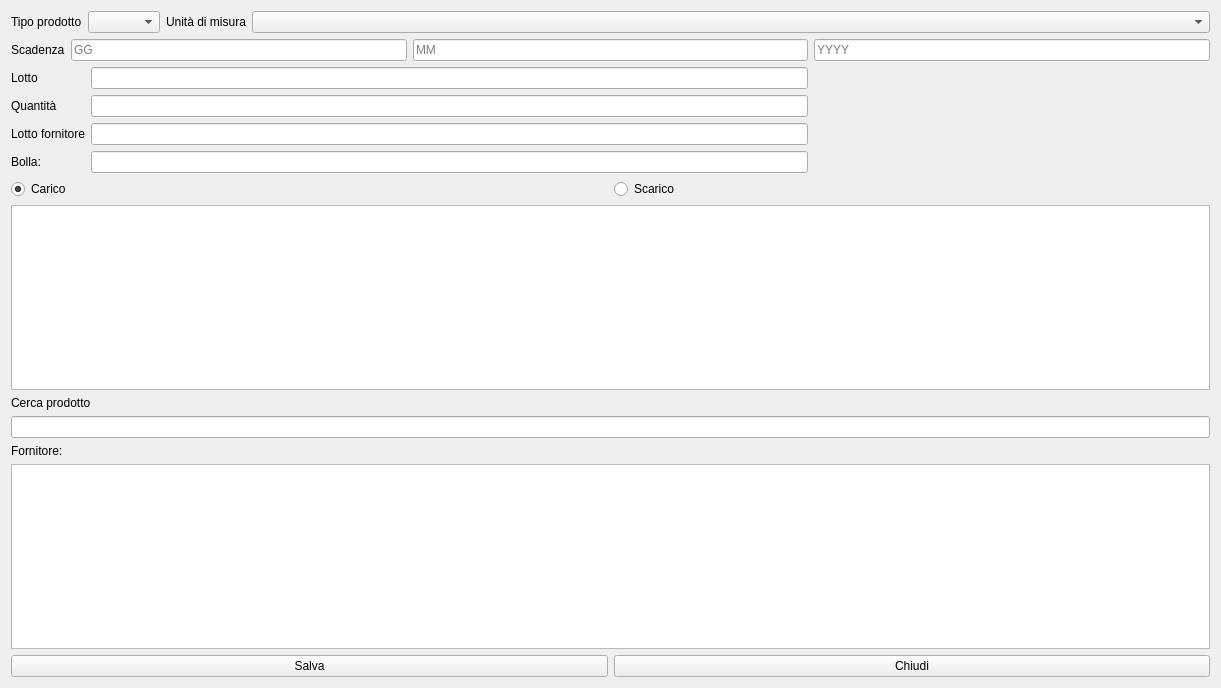
<?xml version="1.0" encoding="UTF-8"?>
<ui version="4.0">
 <class>HNewOp</class>
 <widget class="QWidget" name="HNewOp">
  <property name="geometry">
   <rect>
    <x>0</x>
    <y>0</y>
    <width>1221</width>
    <height>688</height>
   </rect>
  </property>
  <property name="windowTitle">
   <string>Nuova Operazione</string>
  </property>
  <property name="windowIcon">
   <iconset>
    <normaloff>:/Upload.PNG</normaloff>:/Upload.PNG</iconset>
  </property>
  <layout class="QVBoxLayout" name="verticalLayout">
   <item>
    <layout class="QVBoxLayout" name="verticalLayout_7">
     <item>
      <layout class="QHBoxLayout" name="horizontalLayout_2"/>
     </item>
     <item>
      <layout class="QVBoxLayout" name="verticalLayout_6">
       <item>
        <layout class="QFormLayout" name="formLayout_6">
         <item row="0" column="0">
          <layout class="QFormLayout" name="formLayout_3">
           <item row="0" column="0">
            <widget class="QLabel" name="label_2">
             <property name="text">
              <string>Tipo prodotto</string>
             </property>
            </widget>
           </item>
           <item row="0" column="1">
            <widget class="QComboBox" name="cbTipoLotto"/>
           </item>
          </layout>
         </item>
         <item row="0" column="1">
          <layout class="QFormLayout" name="formLayout_5">
           <item row="0" column="0">
            <widget class="QLabel" name="label">
             <property name="text">
              <string>Unità di misura</string>
             </property>
            </widget>
           </item>
           <item row="0" column="1">
            <widget class="QComboBox" name="cbUm"/>
           </item>
          </layout>
         </item>
        </layout>
       </item>
       <item>
        <layout class="QGridLayout" name="gridLayout">
         <item row="0" column="0">
          <layout class="QFormLayout" name="formLayout_4">
           <item row="0" column="0">
            <widget class="QLabel" name="label_10">
             <property name="text">
              <string>Scadenza</string>
             </property>
            </widget>
           </item>
           <item row="0" column="1">
            <widget class="QLineEdit" name="leG">
             <property name="inputMask">
              <string/>
             </property>
             <property name="readOnly">
              <bool>false</bool>
             </property>
             <property name="placeholderText">
              <string>GG</string>
             </property>
            </widget>
           </item>
          </layout>
         </item>
         <item row="0" column="1">
          <widget class="QLineEdit" name="leM">
           <property name="inputMask">
            <string/>
           </property>
           <property name="readOnly">
            <bool>false</bool>
           </property>
           <property name="placeholderText">
            <string>MM</string>
           </property>
          </widget>
         </item>
         <item row="0" column="2">
          <widget class="QLineEdit" name="leY">
           <property name="inputMask">
            <string/>
           </property>
           <property name="readOnly">
            <bool>false</bool>
           </property>
           <property name="placeholderText">
            <string>YYYY</string>
           </property>
          </widget>
         </item>
         <item row="1" column="0" colspan="2">
          <layout class="QFormLayout" name="formLayout_2">
           <item row="0" column="0">
            <layout class="QVBoxLayout" name="verticalLayout_4">
             <item>
              <widget class="QLabel" name="label_3">
               <property name="text">
                <string>Lotto</string>
               </property>
              </widget>
             </item>
             <item>
              <widget class="QLabel" name="label_11">
               <property name="text">
                <string>Quantità</string>
               </property>
              </widget>
             </item>
             <item>
              <widget class="QLabel" name="label_7">
               <property name="text">
                <string>Lotto fornitore</string>
               </property>
              </widget>
             </item>
             <item>
              <widget class="QLabel" name="label_4">
               <property name="text">
                <string>Bolla:</string>
               </property>
              </widget>
             </item>
            </layout>
           </item>
           <item row="0" column="1">
            <layout class="QVBoxLayout" name="verticalLayout_5">
             <item>
              <widget class="QLineEdit" name="leLot"/>
             </item>
             <item>
              <widget class="QLineEdit" name="leQuantity">
               <property name="readOnly">
                <bool>false</bool>
               </property>
              </widget>
             </item>
             <item>
              <widget class="QLineEdit" name="leLotFornitore">
               <property name="text">
                <string/>
               </property>
               <property name="readOnly">
                <bool>false</bool>
               </property>
               <property name="placeholderText">
                <string/>
               </property>
               <property name="clearButtonEnabled">
                <bool>true</bool>
               </property>
              </widget>
             </item>
             <item>
              <widget class="QLineEdit" name="leNote"/>
             </item>
            </layout>
           </item>
          </layout>
         </item>
        </layout>
       </item>
      </layout>
     </item>
    </layout>
   </item>
   <item>
    <layout class="QHBoxLayout" name="horizontalLayout_3">
     <item>
      <widget class="QRadioButton" name="radioButton">
       <property name="text">
        <string>Carico</string>
       </property>
       <property name="checked">
        <bool>true</bool>
       </property>
      </widget>
     </item>
     <item>
      <widget class="QRadioButton" name="radioButton_2">
       <property name="text">
        <string>Scarico</string>
       </property>
      </widget>
     </item>
    </layout>
   </item>
   <item>
    <widget class="QListView" name="lvprodotti"/>
   </item>
   <item>
    <widget class="QLabel" name="label_5">
     <property name="text">
      <string>Cerca prodotto</string>
     </property>
    </widget>
   </item>
   <item>
    <widget class="QLineEdit" name="lineEdit"/>
   </item>
   <item>
    <layout class="QVBoxLayout" name="verticalLayout_2">
     <item>
      <widget class="QLabel" name="label_9">
       <property name="text">
        <string>Fornitore:</string>
       </property>
      </widget>
     </item>
     <item>
      <widget class="QListView" name="listView"/>
     </item>
     <item>
      <layout class="QHBoxLayout" name="horizontalLayout"/>
     </item>
    </layout>
   </item>
   <item>
    <layout class="QHBoxLayout" name="horizontalLayout_4">
     <item>
      <widget class="QPushButton" name="pushButton">
       <property name="text">
        <string>Salva</string>
       </property>
       <property name="icon">
        <iconset>
         <normaloff>:/Printer-icon.png</normaloff>:/Printer-icon.png</iconset>
       </property>
       <property name="iconSize">
        <size>
         <width>32</width>
         <height>32</height>
        </size>
       </property>
      </widget>
     </item>
     <item>
      <widget class="QPushButton" name="pushButton_2">
       <property name="text">
        <string>Chiudi</string>
       </property>
       <property name="icon">
        <iconset>
         <normaloff>:/Banned-Sign.PNG</normaloff>:/Banned-Sign.PNG</iconset>
       </property>
       <property name="iconSize">
        <size>
         <width>32</width>
         <height>32</height>
        </size>
       </property>
      </widget>
     </item>
    </layout>
   </item>
  </layout>
 </widget>
 <tabstops>
  <tabstop>leG</tabstop>
  <tabstop>leM</tabstop>
  <tabstop>leY</tabstop>
  <tabstop>leLotFornitore</tabstop>
  <tabstop>leQuantity</tabstop>
  <tabstop>listView</tabstop>
  <tabstop>cbUm</tabstop>
  <tabstop>cbTipoLotto</tabstop>
  <tabstop>lvprodotti</tabstop>
 </tabstops>
 <resources/>
 <connections/>
</ui>
